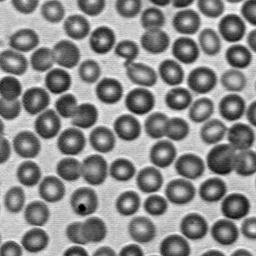
#> input picture imagens/img_cells.jpg, 256 x 256 px
$ python questao3.py
#> lines starting #> are read from the running program, lines starting #| are printed output that depends on the picture; after the words box and inside, x2 and y2 are one past the last pixel; in counts of white or black regions, pixels touching at a corner belong together
#> in main, img is the input picture: shape (256, 256); min 0, max 255, mean 138.6
import cv2
import numpy as np
from matplotlib import pyplot as plt

def show(img):

    cv2.imshow("image", img)
    cv2.waitKey(0)
    cv2.destroyAllWindows()

def binarization(img):

    ret,binary_img = cv2.threshold(img, 120, 255, cv2.THRESH_BINARY)
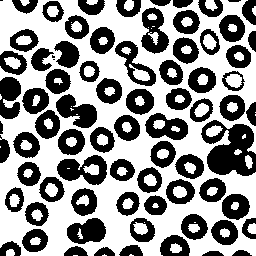
#> binary_img: shape (256, 256); 56.2% white; 77 black regions (3 under 20 px), largest, box (x1, y1, x2, y2) and area: (201, 120, 256, 176) 1928, (57, 155, 107, 185) 888, (56, 94, 97, 128) 798
    return binary_img

# preence os espacos vazios no centro da célula
def fill_holes(img):

    negative = cv2.bitwise_not(img)
    aux = negative.copy()

    # abertura para reduzir ruídos
    kernel = cv2.getStructuringElement(cv2.MORPH_ELLIPSE, (3,3))
    negative = cv2.morphologyEx(negative, cv2.MORPH_OPEN, kernel)
#> negative: shape (256, 256); 43.4% white; 77 white regions (1 under 20 px), largest, box (x1, y1, x2, y2) and area: (207, 124, 256, 176) 1627, (57, 155, 107, 185) 882, (56, 94, 97, 128) 791

    # flood fill do fundo da imagem (preto) em branco
    cv2.floodFill(aux, None, (5,5), 255)
#> aux: shape (256, 256); 91.7% white; 82 black regions (19 under 20 px), largest, box (x1, y1, x2, y2) and area: (225, 74, 242, 88) 174, (129, 64, 150, 81) 164, (203, 34, 217, 50) 148

    # negativo de aux
    aux = cv2.bitwise_not(aux)


    kernel = cv2.getStructuringElement(cv2.MORPH_ELLIPSE, (2,2))
    # negativo + aux = imagem com buracos preenchidos
    filled = cv2.bitwise_or(negative, aux)
#> filled: shape (256, 256); 51.7% white; 44 black regions (43 under 20 px), largest, box (x1, y1, x2, y2) and area: (0, 0, 256, 256) 31603
    # fechamento para quaisquer pequenos buracos que tiverem sobrado
    filled = cv2.morphologyEx(filled, cv2.MORPH_CLOSE, kernel)
#> filled: shape (256, 256); 51.7% white; 1 black region, box (x1, y1, x2, y2) and area: (0, 0, 256, 256) 31645

    return filled

def watershed(img):

    kernel = cv2.getStructuringElement(cv2.MORPH_RECT, (3,3))

    # encontra a área que certamente faz parte do fundo
    background = cv2.morphologyEx(img, cv2.MORPH_DILATE, kernel, iterations=2)
#> background: shape (256, 256); 73.2% white; 47 black regions (12 under 20 px), largest, box (x1, y1, x2, y2) and area: (86, 178, 224, 256) 2973, (0, 0, 69, 52) 1576, (0, 151, 31, 245) 1300

    dist_transform = cv2.distanceTransform(img, cv2.DIST_L2, 3)

    # encontra a área que certamente faz parte das células
    ret, sure_cell = cv2.threshold(dist_transform,0.3*dist_transform.max(),255,0)
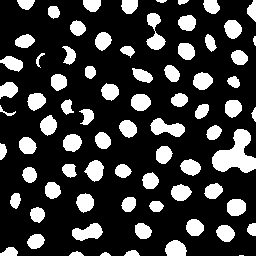
#> sure_cell: shape (256, 256) float32; 22.5% white; 76 white regions (1 under 20 px), largest, box (x1, y1, x2, y2) and area: (212, 129, 256, 173) 1076, (150, 118, 185, 137) 396, (146, 13, 166, 50) 374
#> ret = 4.3
    sure_cell = np.uint8(sure_cell)

    # área incerta
    unknown = cv2.subtract(background, sure_cell)

    # cira os marcadores
    ret, markers = cv2.connectedComponents(sure_cell)
#> markers: shape (256, 256) int32; 77 distinct labels, from 0 to 76
#> ret = 77
    markers = markers + 1
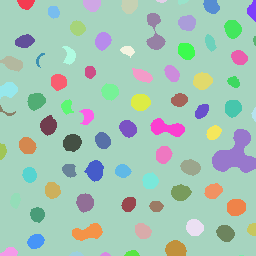
#> markers: shape (256, 256) int32; 77 distinct labels, from 1 to 77; one colour per label, 0 black
    markers[unknown==255] = 0
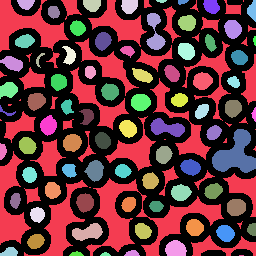
#> markers: shape (256, 256) int32; 78 distinct labels, from 0 to 77; one colour per label, 0 black

    # converte para o watershed
    img = cv2.cvtColor(img, cv2.COLOR_GRAY2BGR)

    markers = cv2.watershed(img, markers)
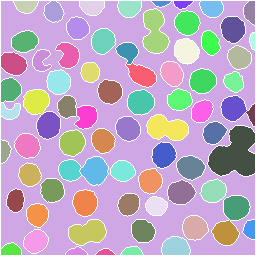
#> markers: shape (256, 256) int32; 77 distinct labels, from -1 to 76; one colour per label, 0 black, -1 white
    img[markers == -1] = [255,0,0]
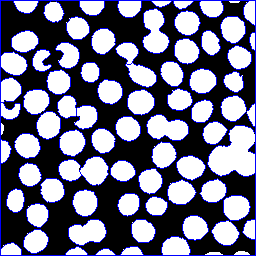
#> img: shape (256, 256, 3); mean B, G, R 136.5, 114.5, 114.5

    # negativo para as células ficarem pretas no fundo branco
    img = cv2.bitwise_not(img)
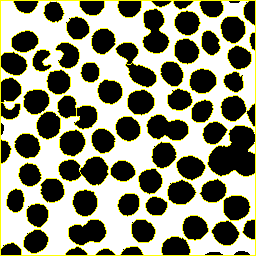
#> img: shape (256, 256, 3); mean B, G, R 118.5, 140.5, 140.5

    return img

def main():

    img = cv2.imread("imagens/img_cells.jpg",0)

    binary_img = binarization(img)

    filled = fill_holes(binary_img)

    segment = watershed(filled)
    # cv2.imwrite("cell-result.jpg", segment)
    show(segment)

main()

$ run again, with imagens/morf_test.png saved as imagens/img_cells.jpg
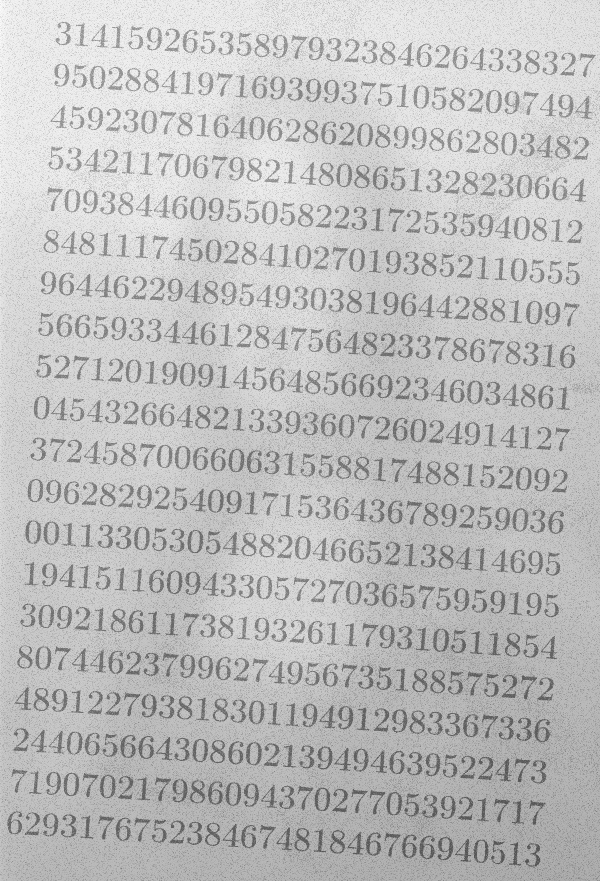
#> input picture imagens/morf_test.png, 600 x 881 px
#> in main, img is the input picture: shape (881, 600); min 81, max 252, mean 190.6
#> binary_img: shape (881, 600); 95.9% white; black in thin lines or dots, all inside (x1, y1, x2, y2) = (8, 172, 577, 867)
#> background: shape (881, 600); 7% white; 444 white regions, largest, box (x1, y1, x2, y2) and area: (482, 714, 523, 740) 404, (455, 714, 471, 736) 291, (431, 795, 447, 819) 281
#> sure_cell: shape (881, 600) float32; 1.5% white in thin lines or dots, all inside (x1, y1, x2, y2) = (9, 225, 576, 866)
#> in watershed, `ret, sure_cell = cv2.threshold(dist_transform,0.3*dist_transform.max()..`: ret = 0.697
#> unknown: shape (881, 600); 5.5% white in thin lines or dots, all inside (x1, y1, x2, y2) = (7, 223, 578, 868)
#> in watershed, `ret, markers = cv2.connectedComponents(sure_cell)`: ret = 583
#> in watershed, `markers = cv2.watershed(img, markers)`:
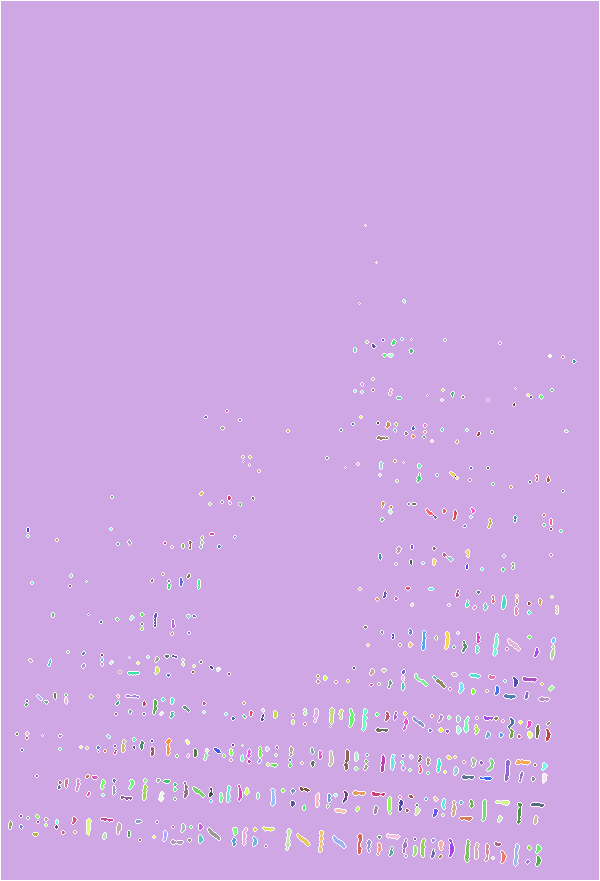
#> markers: shape (881, 600) int32; 585 distinct labels, from -1 to 583; one colour per label, 0 black, -1 white
#> in watershed, `img = cv2.bitwise_not(img)`:
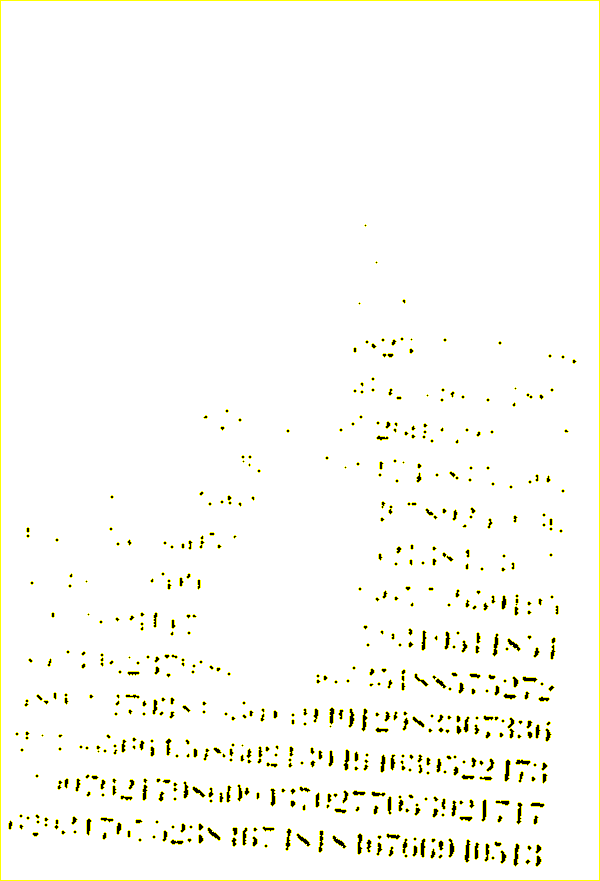
#> img: shape (881, 600, 3); mean B, G, R 245.6, 251.2, 251.2
